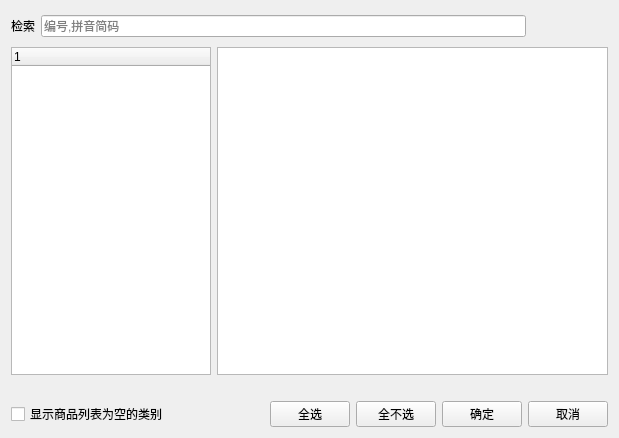
<?xml version="1.0" encoding="UTF-8"?>
<ui version="4.0">
 <class>w_st_good_input_select_dish</class>
 <widget class="QDialog" name="w_st_good_input_select_dish">
  <property name="geometry">
   <rect>
    <x>0</x>
    <y>0</y>
    <width>619</width>
    <height>438</height>
   </rect>
  </property>
  <property name="windowTitle">
   <string>Dialog</string>
  </property>
  <layout class="QVBoxLayout" name="verticalLayout">
   <item>
    <layout class="QHBoxLayout" name="horizontalLayout">
     <item>
      <widget class="QLabel" name="label">
       <property name="text">
        <string>检索</string>
       </property>
      </widget>
     </item>
     <item>
      <widget class="lds_lineedit" name="lineEdit">
       <property name="placeholderText">
        <string>编号,拼音简码</string>
       </property>
      </widget>
     </item>
     <item>
      <widget class="QPushButton" name="pushButton_refresh">
       <property name="text">
        <string/>
       </property>
       <property name="icon">
        <iconset resource="../res.qrc">
         <normaloff>:/image/refresh.png</normaloff>:/image/refresh.png</iconset>
       </property>
       <property name="iconSize">
        <size>
         <width>25</width>
         <height>25</height>
        </size>
       </property>
       <property name="flat">
        <bool>true</bool>
       </property>
      </widget>
     </item>
     <item>
      <widget class="QPushButton" name="pushButton_question">
       <property name="sizePolicy">
        <sizepolicy hsizetype="Preferred" vsizetype="Fixed">
         <horstretch>0</horstretch>
         <verstretch>0</verstretch>
        </sizepolicy>
       </property>
       <property name="minimumSize">
        <size>
         <width>30</width>
         <height>30</height>
        </size>
       </property>
       <property name="maximumSize">
        <size>
         <width>30</width>
         <height>30</height>
        </size>
       </property>
       <property name="icon">
        <iconset resource="../res.qrc">
         <normaloff>:/image/help-faq.png</normaloff>:/image/help-faq.png</iconset>
       </property>
       <property name="iconSize">
        <size>
         <width>25</width>
         <height>25</height>
        </size>
       </property>
       <property name="flat">
        <bool>true</bool>
       </property>
      </widget>
     </item>
    </layout>
   </item>
   <item>
    <layout class="QHBoxLayout" name="horizontalLayout_3">
     <item>
      <widget class="lds_treeWidget" name="treeWidget">
       <property name="maximumSize">
        <size>
         <width>200</width>
         <height>16777215</height>
        </size>
       </property>
       <column>
        <property name="text">
         <string notr="true">1</string>
        </property>
       </column>
      </widget>
     </item>
     <item>
      <widget class="lds_tableView" name="tableView"/>
     </item>
    </layout>
   </item>
   <item>
    <widget class="QLabel" name="label_desc">
     <property name="text">
      <string/>
     </property>
    </widget>
   </item>
   <item>
    <layout class="QHBoxLayout" name="horizontalLayout_2">
     <item>
      <widget class="QCheckBox" name="checkBox_show_type_when_empty_dish">
       <property name="text">
        <string>显示商品列表为空的类别</string>
       </property>
      </widget>
     </item>
     <item>
      <spacer name="horizontalSpacer">
       <property name="orientation">
        <enum>Qt::Horizontal</enum>
       </property>
       <property name="sizeHint" stdset="0">
        <size>
         <width>40</width>
         <height>20</height>
        </size>
       </property>
      </spacer>
     </item>
     <item>
      <widget class="lds_toolbar_button" name="pushButton_selectall">
       <property name="text">
        <string>全选</string>
       </property>
       <property name="outer_stylesheet" stdset="0">
        <string>pushbutton</string>
       </property>
      </widget>
     </item>
     <item>
      <widget class="lds_toolbar_button" name="pushButton_selectno">
       <property name="text">
        <string>全不选</string>
       </property>
       <property name="outer_stylesheet" stdset="0">
        <string>pushbutton</string>
       </property>
      </widget>
     </item>
     <item>
      <widget class="lds_toolbar_button" name="pushButton_ok">
       <property name="text">
        <string>确定</string>
       </property>
       <property name="outer_stylesheet" stdset="0">
        <string>pushbutton</string>
       </property>
      </widget>
     </item>
     <item>
      <widget class="lds_toolbar_button" name="pushButton_cancel">
       <property name="text">
        <string>取消</string>
       </property>
       <property name="outer_stylesheet" stdset="0">
        <string>pushbutton</string>
       </property>
      </widget>
     </item>
    </layout>
   </item>
  </layout>
 </widget>
 <customwidgets>
  <customwidget>
   <class>lds_tableView</class>
   <extends>QTableView</extends>
   <header>lds_tableview.h</header>
  </customwidget>
  <customwidget>
   <class>lds_toolbar_button</class>
   <extends>QPushButton</extends>
   <header>lds_toolbar_button.h</header>
  </customwidget>
  <customwidget>
   <class>lds_lineedit</class>
   <extends>QLineEdit</extends>
   <header>lds_lineedit.h</header>
  </customwidget>
  <customwidget>
   <class>lds_treeWidget</class>
   <extends>QTreeWidget</extends>
   <header>lds_treewidget.h</header>
  </customwidget>
 </customwidgets>
 <tabstops>
  <tabstop>pushButton_selectall</tabstop>
  <tabstop>pushButton_selectno</tabstop>
  <tabstop>pushButton_ok</tabstop>
  <tabstop>pushButton_cancel</tabstop>
  <tabstop>lineEdit</tabstop>
  <tabstop>pushButton_question</tabstop>
  <tabstop>treeWidget</tabstop>
  <tabstop>tableView</tabstop>
 </tabstops>
 <resources>
  <include location="../res.qrc"/>
 </resources>
 <connections/>
</ui>
